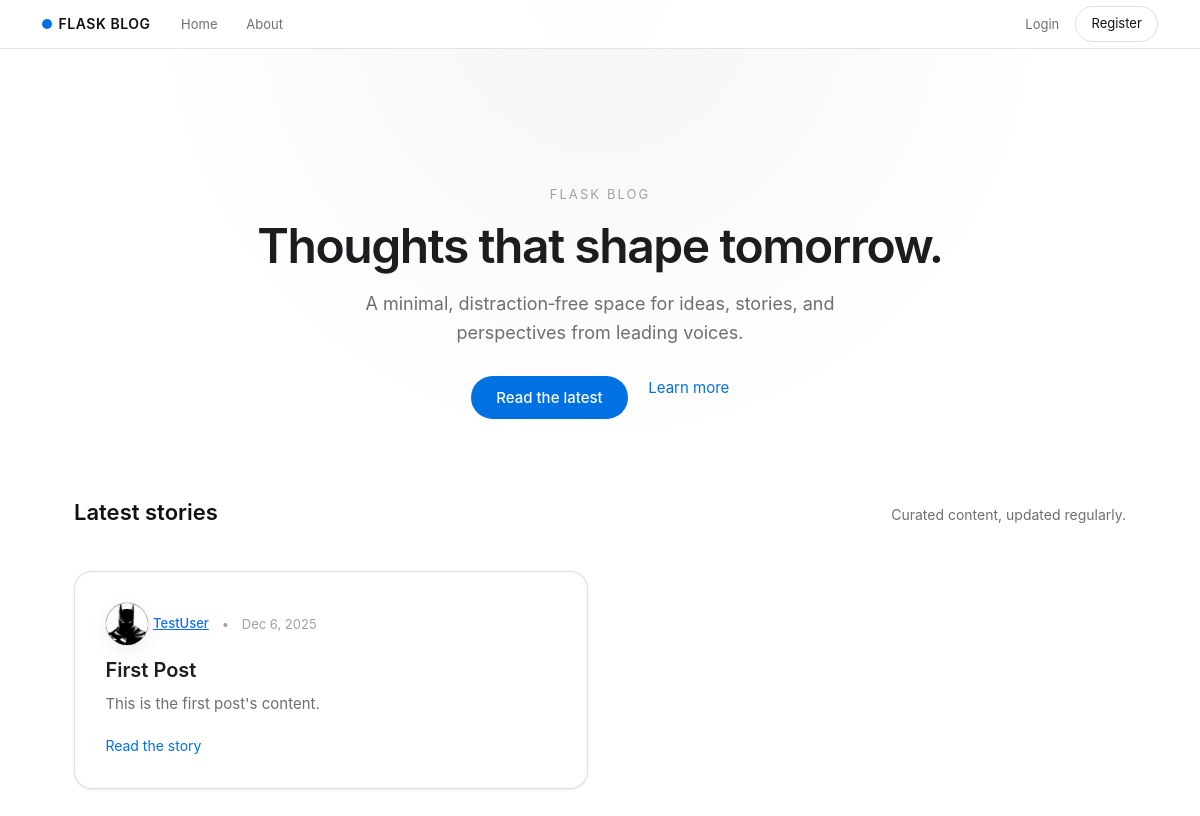
Page /home on the earlier database version.
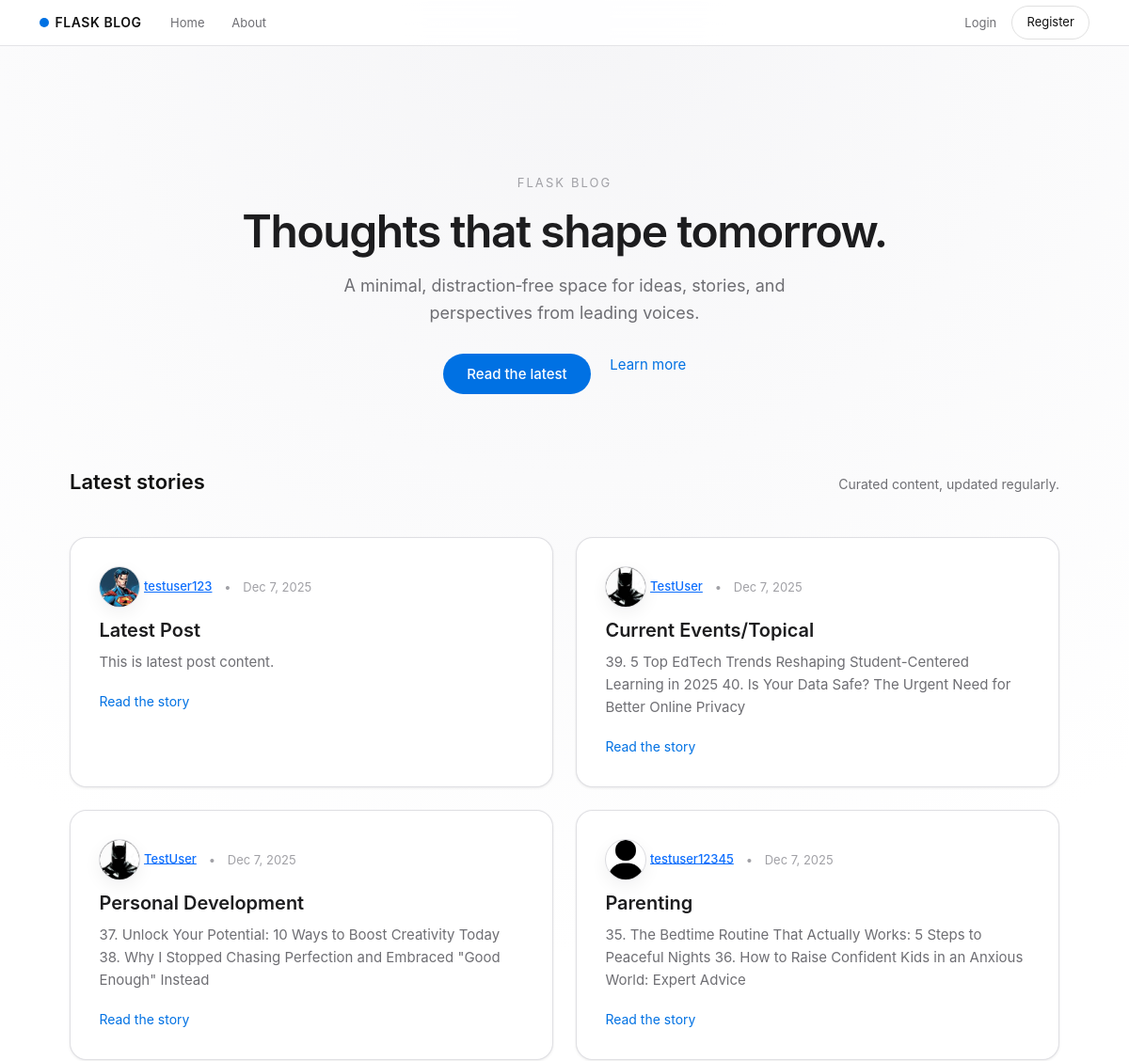
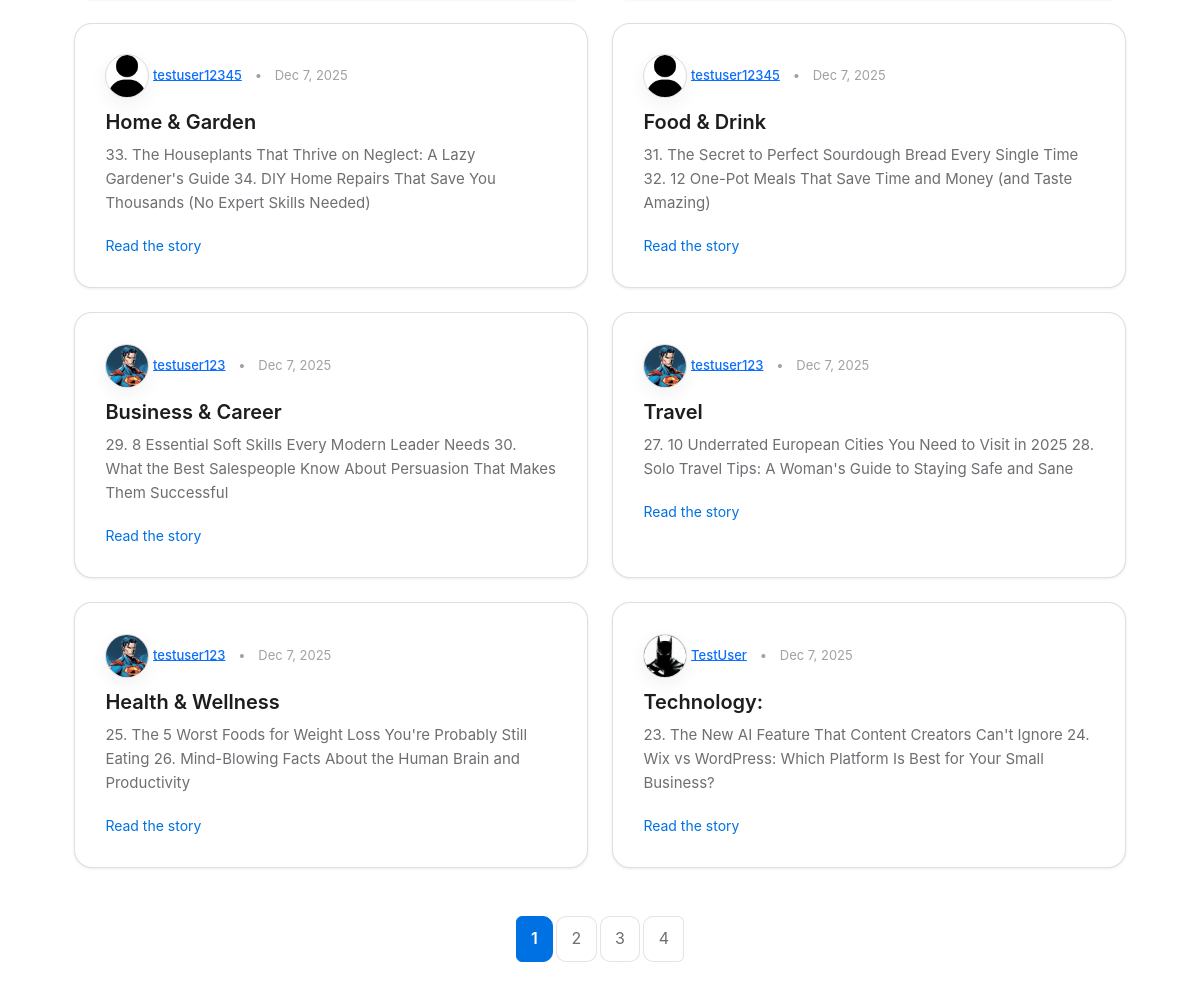
Same page on the later database version (2 pictures, top to bottom).
### flaskblog/models.py (models this page shows, shortened)
class Post(db.Model):
    id = db.Column(db.Integer, primary_key = True)
    title = db.Column(db.String(100), nullable=False)
    date_posted = db.Column(db.DateTime(timezone=True), nullable=False, default=lambda: datetime.now(timezone.utc))
    content = db.Column(db.Text, nullable=False)
    user_id = db.Column(db.Integer, db.ForeignKey('user.id'), nullable=False)

class User(db.Model, UserMixin):
    id = db.Column(db.Integer, primary_key = True)
    username = db.Column(db.String(20), unique=True, nullable=False)
    email = db.Column(db.String(120), unique=True, nullable=False)
    image_file = db.Column(db.String(20), nullable=False, default='default.jpg')
    password = db.Column(db.String(60), nullable=False)
    posts = db.relationship('Post', backref='author', lazy=True)

### flaskblog/routes.py (the view)
@app.route("/")
@app.route("/home")
def home():
    page = request.args.get('page', 1, type=int)
    posts = Post.query.order_by(Post.date_posted.desc()).paginate(page=page, per_page=10)
    print("TYPE OF POSTS =", type(posts))
    return render_template("home.html", posts=posts)

### flaskblog/templates/home.html
{% extends "layout.html" %} {% block content %}
<section class="hero text-center">
  <p class="hero-eyebrow">Flask Blog</p>
  <h1 class="hero-title">Thoughts that shape tomorrow.</h1>
  <p class="hero-subtitle">
    A minimal, distraction‑free space for ideas, stories, and perspectives from
    leading voices.
  </p>
  <div class="hero-cta">
    <a href="#stories" class="hero-link primary">Read the latest</a>
    <a href="/about" class="hero-link secondary">Learn more</a>
  </div>
</section>
<section id="stories" class="stories-section">
  <div class="section-header">
    <h2 class="section-title">Latest stories</h2>
    <p class="section-subtitle">Curated content, updated regularly.</p>
  </div>
  <div class="row g-4">
    {% for post in posts.items %}
    <div class="col-md-6">
      <article class="story-tile">
        <div class="story-meta">
          <span class="author-wrap">
            <img
              class="story-avatar"
              src="{{ url_for('static', filename='profile_pics/' ~ post.author.image_file) }}"
              alt="{{ post.author.username }}'s avatar"
            />
            <a
              class="story-author"
              href="{{ url_for('user_posts', username=post.author.username) }}"
              >{{ post.author.username }}</a
            >
          </span>
          <span class="story-dot">•</span>
          <span class="story-date"
            >{{ post.date_posted.strftime('%b %-d, %Y') }}</span
          >
        </div>
        <h3 class="story-title">{{ post.title }}</h3>
        <p class="story-excerpt">{{ post.content }}</p>
        <a href="{{ url_for('post', post_id=post.id) }}" class="story-link"
          >Read the story</a
        >
      </article>
    </div>
    {% endfor %}
  </div>
  {% if posts.pages > 1 %}
  <div class="pagination-wrapper text-center mt-5">
    <nav>
      <ul class="pagination justify-content-center">
        {% for page_num in posts.iter_pages(left_edge=1, right_edge=1,
        left_current=1, right_current=2) %} {% if page_num %} {% if posts.page
        == page_num %}
        <li class="page-item active">
          <a class="page-link" href="{{ url_for('home', page=page_num) }}"
            >{{ page_num }}</a
          >
        </li>
        {% else %}
        <li class="page-item">
          <a class="page-link" href="{{ url_for('home', page=page_num) }}"
            >{{ page_num }}</a
          >
        </li>
        {% endif %} {% else %}
        <li class="page-item disabled"><span class="page-link">…</span></li>
        {% endif %} {% endfor %}
      </ul>
    </nav>
  </div>
  {% endif %}
</section>
{% endblock content %}

Differences in the rows shown:
no longer on this page (row unchanged): Post: image_file (picture), author.username "TestUser", date_posted "Dec 6, 2025", title "First Post", content "This is the first post's content."
added Post: image_file (picture), author.username "testuser123", date_posted "Dec 7, 2025", title "Latest Post", content "This is latest post content."
added Post: image_file (picture), author.username "TestUser", date_posted "Dec 7, 2025", title "Current Events/Topical", content "39. 5 Top EdTech Trends Reshaping Student-Centered Learning in 2025 40. Is Your Data Safe? The Urgent Need for Better Online Privacy"
added Post: image_file (picture), author.username "TestUser", date_posted "Dec 7, 2025", title "Personal Development", content "37. Unlock Your Potential: 10 Ways to Boost Creativity Today 38. Why I Stopped Chasing Perfection and Embraced \"Good Enough\" Instead"
added Post: image_file (placeholder picture), author.username "testuser12345", date_posted "Dec 7, 2025", title "Parenting", content "35. The Bedtime Routine That Actually Works: 5 Steps to Peaceful Nights 36. How to Raise Confident Kids in an Anxious World: Expert Advice"
added Post: image_file (placeholder picture), author.username "testuser12345", date_posted "Dec 7, 2025", title "Home & Garden", content "33. The Houseplants That Thrive on Neglect: A Lazy Gardener's Guide 34. DIY Home Repairs That Save You Thousands (No Expert Skills Needed)"
added Post: image_file (placeholder picture), author.username "testuser12345", date_posted "Dec 7, 2025", title "Food & Drink", content "31. The Secret to Perfect Sourdough Bread Every Single Time 32. 12 One-Pot Meals That Save Time and Money (and Taste Amazing)"
added Post: image_file (picture), author.username "testuser123", date_posted "Dec 7, 2025", title "Business & Career", content "29. 8 Essential Soft Skills Every Modern Leader Needs 30. What the Best Salespeople Know About Persuasion That Makes Them Successful"
added Post: image_file (picture), author.username "testuser123", date_posted "Dec 7, 2025", title "Travel", content "27. 10 Underrated European Cities You Need to Visit in 2025 28. Solo Travel Tips: A Woman's Guide to Staying Safe and Sane"
added Post: image_file (picture), author.username "testuser123", date_posted "Dec 7, 2025", title "Health & Wellness", content "25. The 5 Worst Foods for Weight Loss You're Probably Still Eating 26. Mind-Blowing Facts About the Human Brain and Productivity"
added Post: image_file (picture), author.username "TestUser", date_posted "Dec 7, 2025", title "Technology:", content "23. The New AI Feature That Content Creators Can't Ignore 24. Wix vs WordPress: Which Platform Is Best for Your Small Business?"
Other differences:
new list line: "1"
new list line: "2"
new list line: "3"
new list line: "4"
